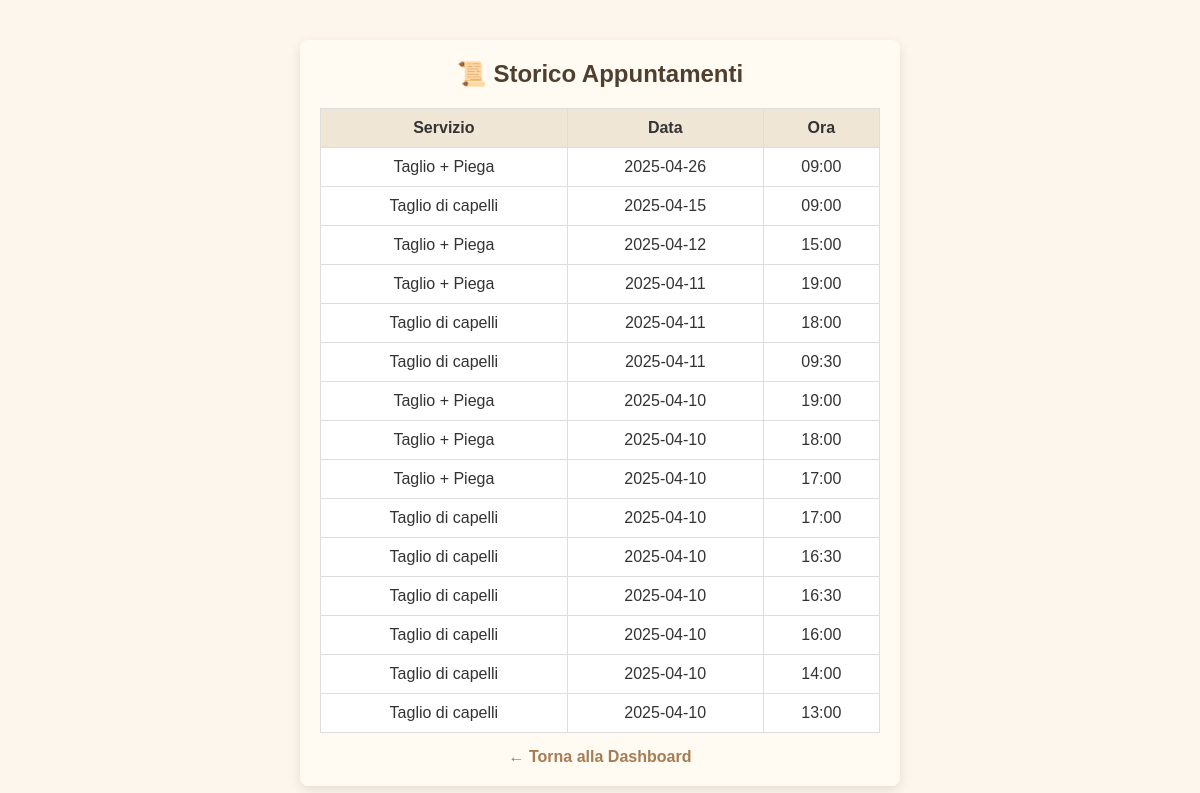
/user_history (signed in), run on an earlier commit of the app's database.
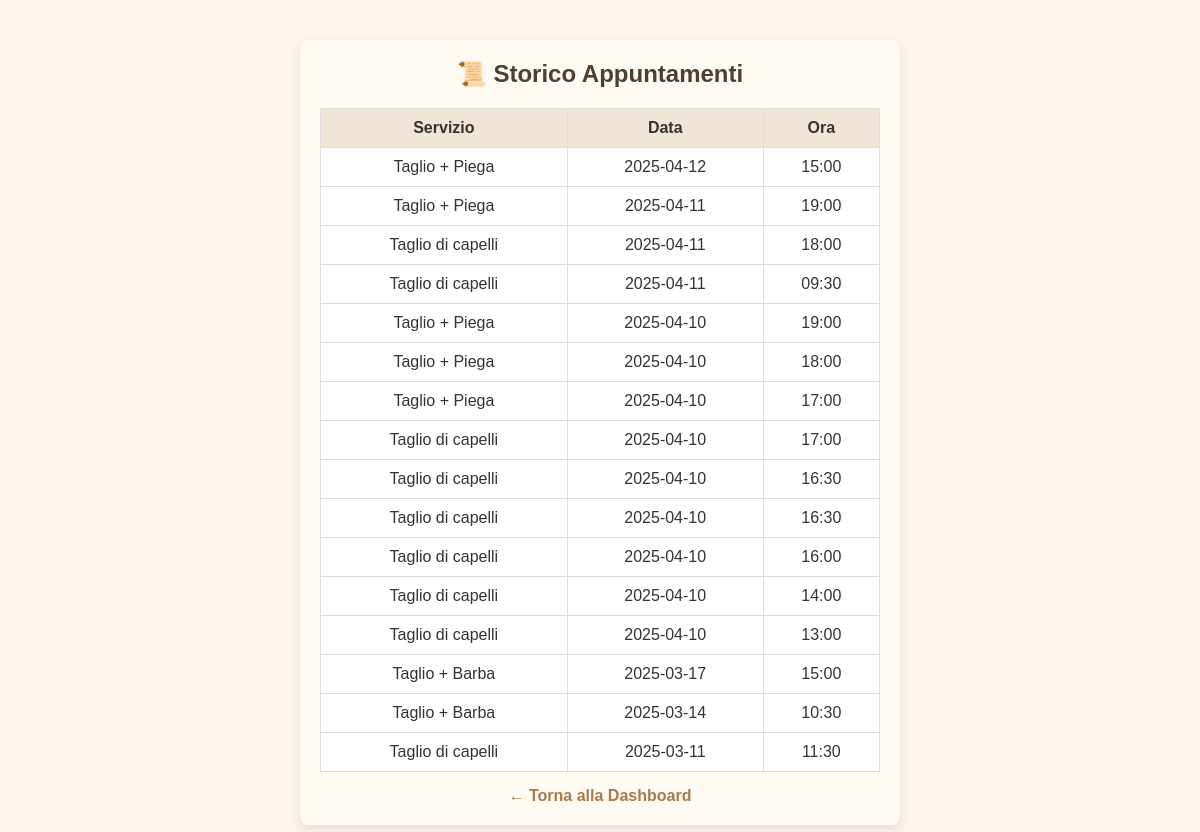
And on a later commit of the database.
### tables this page shows
CREATE TABLE appointments (
            id INTEGER PRIMARY KEY AUTOINCREMENT,
            user_id INTEGER NOT NULL,
            service TEXT NOT NULL,
            date TEXT NOT NULL,
            time TEXT NOT NULL, barber TEXT NOT NULL DEFAULT 'Mattia', tipo TEXT DEFAULT 'barbiere',
            FOREIGN KEY (user_id) REFERENCES users(id)
        );

### app.py (the view)
@app.route('/user_history')
def user_history():
    if 'user_id' not in session:
        return redirect(url_for('login_user'))
    user_id = session['user_id']
    today = datetime.now().strftime("%Y-%m-%d")
    now_time = datetime.now().strftime("%H:%M")
    conn = sqlite3.connect('bookings.db')
    cursor = conn.cursor()
    cursor.execute("""
        SELECT service, date, time
        FROM appointments
        WHERE user_id = ? AND (date < ? OR (date = ? AND time < ?))
        ORDER BY date DESC, time DESC
    """, (user_id, today, today, now_time))
    appointments = cursor.fetchall()
    conn.close()
    return render_template('user_history.html', appointments=appointments)

### templates/user_history.html (shortened to what this page needs)
<!DOCTYPE html>
<html lang="it">
<head>
  <link rel="stylesheet" href="{{ url_for('static', filename='style.css') }}">
</head>
<body>
  <div class="container">
    <h2>📜 Storico Appuntamenti</h2>
    {% if appointments %}
      <table>
        <thead>
          <tr>
            <th>Servizio</th>
            <th>Data</th>
            <th>Ora</th>
          </tr>
        </thead>
        <tbody>
          {% for a in appointments %}
          <tr>
            <td>{{ a[0] }}</td>
            <td>{{ a[1] }}</td>
            <td>{{ a[2] }}</td>
          </tr>
          {% endfor %}
        </tbody>
      </table>
    {% else %}
      <p>Non hai appuntamenti passati.</p>
    {% endif %}
    <a href="{{ url_for('user_dashboard') }}">← Torna alla Dashboard</a>
  </div>
</body>
</html>

What changed in the data, as far as the page shows it:
removed appointments: service "Taglio + Piega", date "2025-04-26", time "09:00"
removed appointments: service "Taglio di capelli", date "2025-04-15", time "09:00"
added appointments: service "Taglio + Barba", date "2025-03-17", time "15:00"
added appointments: service "Taglio + Barba", date "2025-03-14", time "10:30"
added appointments: service "Taglio di capelli", date "2025-03-11", time "11:30"
